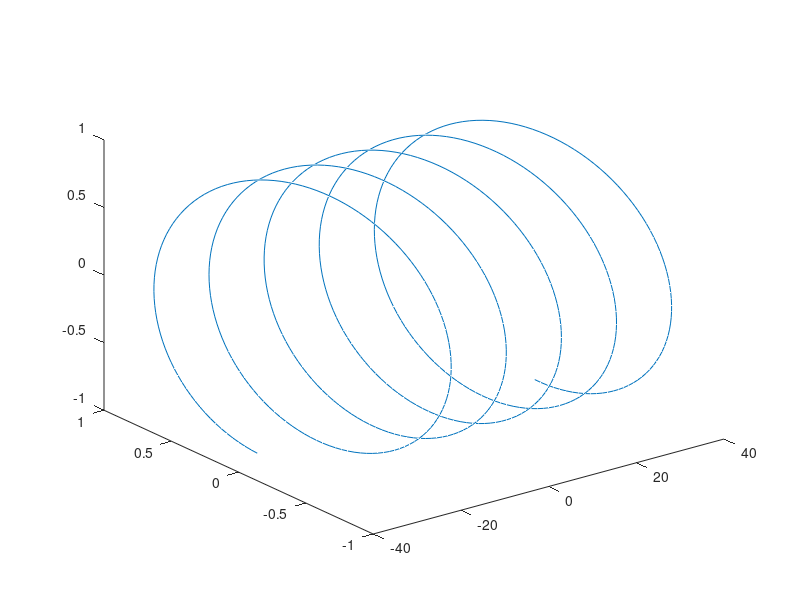

Reproduce this figure in MATLAB.
clear
clc
close all

% x1 = -9:0.1:-3+0.1;
% x2 = -3:0.1:3-0.1;
% x3 = 3:0.1:9;
% 
% f1 = sin(5*x1);
% f2 = cos(x2) - cos(3) - sin(15);
% f3 = sin(5*x3);
% 
% t = [x1 x2 x3];
% f = [f1 f2 f3];
% 
% plot(t, f)


% t = 0: 0.1: 6*pi;
% f = sqrt(sin(t) + t.^2);
% polar(t, f)

t = -10*pi: 0.1: 10*pi;
x = t;
y = sin(0.5*t - 3);
z = cos(0.5 * t);

plot3(x, y, z)




